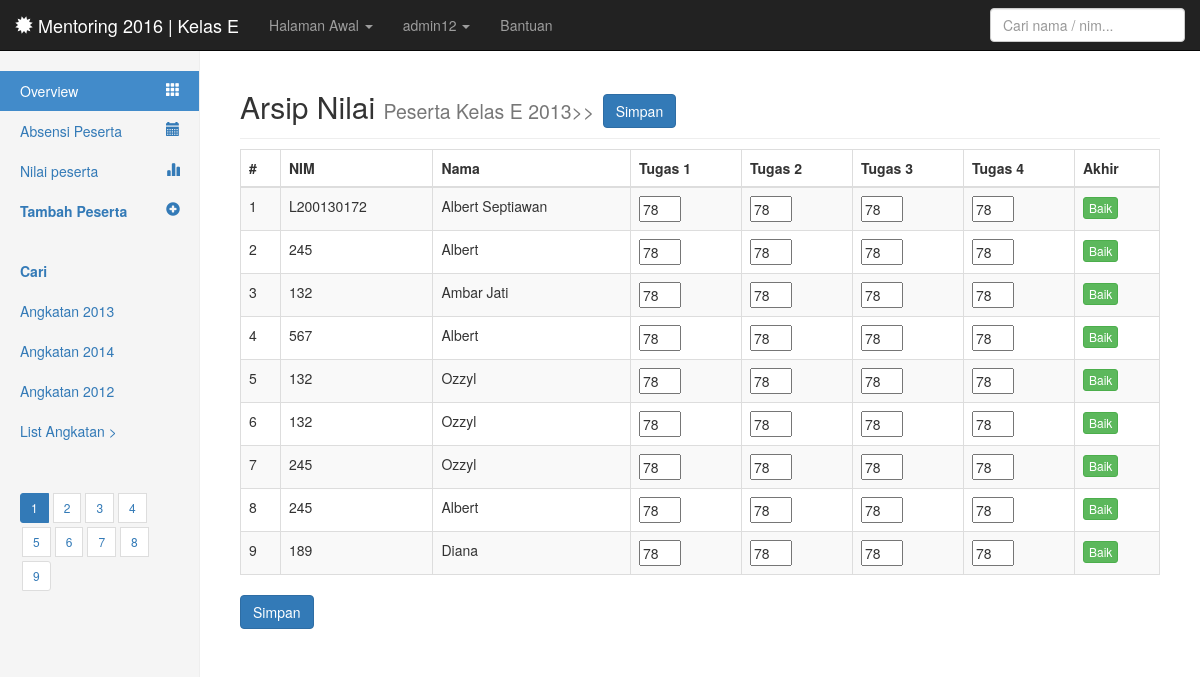
Screenshot of /mentoring_apps/front.php?ur=nilai (signed in) with the database file from the repository.
### tables this page shows
CREATE TABLE IF NOT EXISTS `peserta_mentoring` (
  `idPeserta` int(5) NOT NULL,
  `nim` varchar(50) NOT NULL,
  `nama` varchar(50) NOT NULL,
  `kelas` varchar(50) NOT NULL,
  `angkatan` varchar(50) NOT NULL
);

### mentoring_apps/conn/db.php (called while the page is built, shortened)
<?php
class db
{
	function __construct()
	{
		$this->conn=mysql_connect(hostname,username,password) or die("gagal koneksi");
	}
	function BuatQuery($query)
	{
		$this->result=mysql_query($query,$this->conn);
		return $this->result;
	}
	function BuatArray()
	{
		$this->row=mysql_fetch_array($this->result);
		return $this->row;
	}
}
?>

### mentoring_apps/data/nilai.php (the view)
<h2 class="sub-header">Arsip Nilai <small>Peserta Kelas E 2013>></small> <a title="Simpan data hari ini" href="#" class="btn btn-primary">Simpan</a></h2>
<div class="table-responsive">
<table class="table table-bordered table-striped">
  <thead>
	<tr>
	  <th>#</th>
	  <th>NIM</th>
	  <th>Nama</th>
	  <?php for($i=1; $i<=4; $i++){ ?>
	  <th>Tugas <?php echo $i; ?></th>
	  <?php }; ?>
	  <th>Akhir</th>
	</tr>
  </thead>
  <tbody>
	<?php
		$dataPeserta = new db;
		$num=1;
		$dataPeserta->BuatQuery("SELECT * FROM peserta_mentoring");
		while($tampil=$dataPeserta->BuatArray()){
	?>
	<tr>
		  <td><?php echo $num;?></td>
		  <td><?php echo $tampil[nim]; ?></td>
		  <td><?php echo $tampil[nama]; ?></td>
		  <?php for($i=1; $i<=4; $i++){ ?>
		  <td>
			<input type="text" name="absensi" value="78" size=2 />
		  </td>
		  <?php }; ?>
		  <td>
			<span class="btn btn-xs btn-success"> Baik</span>
		  </td>
		</tr>
	<?php
		$num +=1;
		}
	?>
  </tbody>
</table>
</div>
<a title="Simpan data hari ini" href="#" class="btn btn-primary">Simpan</a>

### mentoring_apps/dashboard.css (style rules this page uses)
body { padding:0; padding-top: 50px; background-color:#FFF; margin: 0; }
.sub-header { padding-bottom: 10px; border-bottom: 1px solid #eee; }

### rows the page displays
peserta_mentoring: nim "L200130172", nama "Albert Septiawan"
peserta_mentoring: nim "245", nama "Albert"
peserta_mentoring: nim "132", nama "Ambar Jati"
peserta_mentoring: nim "567", nama "Albert"
peserta_mentoring: nim "132", nama "Ozzyl"
peserta_mentoring: nim "132", nama "Ozzyl"
peserta_mentoring: nim "245", nama "Ozzyl"
peserta_mentoring: nim "245", nama "Albert"
peserta_mentoring: nim "189", nama "Diana"

### other values shown
$_SESSION[username] "admin12"
